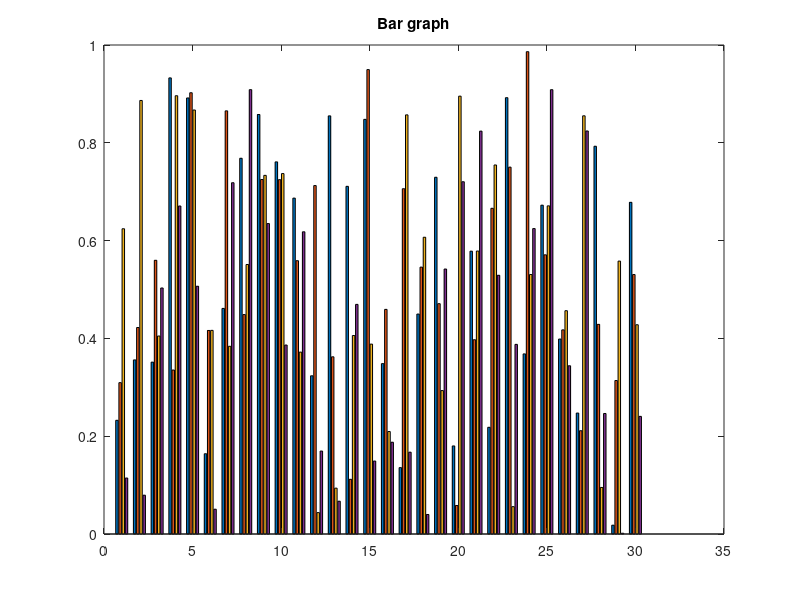
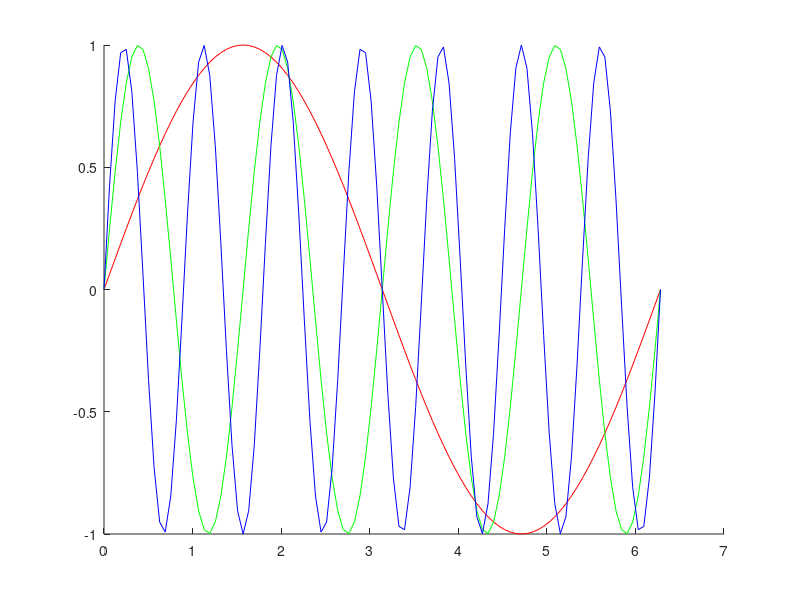
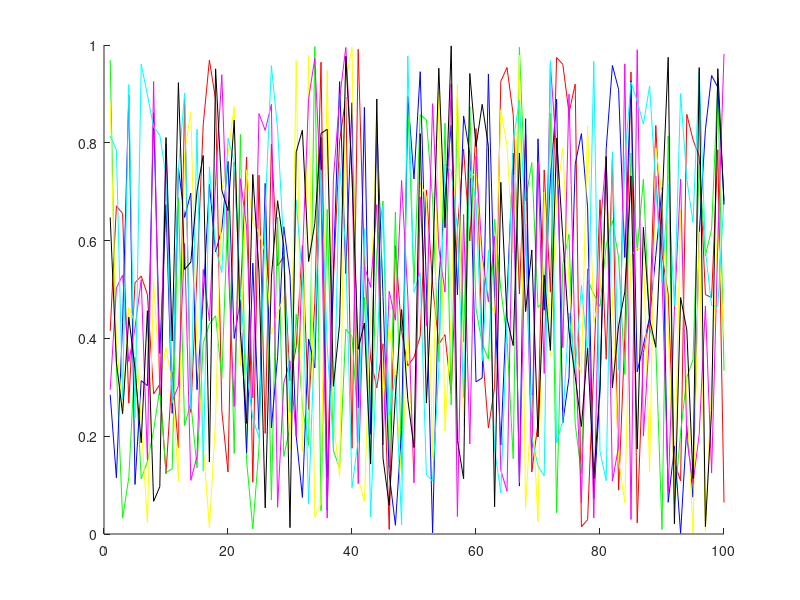

These figures' MATLAB source, in order: (Note: this script raises an error after producing the figures.)
%% Theory examples
% The purpose of this part of the course is to make you familiar with
% - IF statements
% - SWITCH statements
% - FOR loops
% - WHILE loops

%% If-elseif-else statements
% An if statement evaluates an expression, and executes a group of
% statements when the expression is true. An evaluated expression is true
% when the result is nonempty and contains all nonzero elements (logical or
% real numeric). Otherwise the expression is false. The expressions
% containing often relational and logical operators.
z = [3,5];
if z(1) > 2
    z1_gt_2 = 1;
end

% If the statement is false, nothing will happen. If you do want something
% to happen, use else. The else statements are executed only when previous
% expressions in the IF block are false.
if z(1) > 4;
    z1_gt_4 = 1;
else
    z1_gt_4 = 0;
end

% To check for more expressions, use elseif. It is possible to include
% multiple elseif statements in an if block. When one expression is
% verified, the statements associated with it are executed and the if-block
% does not continue verifying the rest of the expressions.
if z(1) > 3;
    z1_gt_3 = 1;
elseif z(2) > 4;
    z2_gt_4 = 1;
else
    z1_gt_3 = 0;
    z2_gt_4 = 0;
end

% More examples using the if-construct.
B = -10;
if B < 0
    disp('B is less than 0');
end

% Here is a code that checks the age of a person:
age = 17;
if age <= 18;
    disp('Person is 18 or younger');
else
    disp('Person is older than 18');
end

% If you want to test for more age ranges; e.g. 18 or younger,
% 19 to 21, and 22 and over you can include an elseif construcion.
age = 17;
if age <= 18;
    disp('Person is 18 or younger');
elseif age < 22;
    disp('Person is between 19 and 21');
else
    disp('Person is older than 21');
end

% Find the lowest number using the if structure
A = 237; B = 53; C = 94;
if (A < B) && (A < C)
    Result = A;
elseif (B < A) && (B < C)
    Result = B;
else
    Result = C;
end

%% Switch-case-otherwise statement
% A switch block conditionally executes one set of statements from several
% choices. Each choice is a case.

% Numeric expressions
time = 0:0.1:2*pi;
signal = [sin(time);cos(time);2*sin(time)];
n_signal = 1;   % signal number
switch n_signal
    case 1
        out_sig = signal(1,:);
    case 2
        out_sig = signal(2,:);
    case 3
        out_sig = signal(3,:);
    otherwise
        out_sig = [];
end

% String expressions
X = rand(30,4);
plottype = 'bar';
switch plottype
    case '2Dline'
        plot(X)
        title('2D line graph')
    case 'box'
        boxplot(X)
        title('Box plot')
    case 'bar'
        bar(X)
        title('Bar graph')
    otherwise
        warning('Unexpected plot type');
end

% Cell array case expression
month = 10;
switch month
    case {12, 1, 2}
        disp([num2str(month) ' is a winter month'])
    case {3, 4, 5}
        disp([num2str(month) ' is a spring month'])
    case {6, 7 , 8}
        disp([num2str(month) ' is a summer month'])
    case {9, 10, 11}
        disp([num2str(month) ' is a fall month'])
    otherwise
        disp([num2str(month) ' is not a valid month'])
end

Month = 'Jan';
switch Month
    case {'Dec','Jan','Feb'}
        disp([num2str(Month) ' is a winter month'])
    case {'Mar','Apr','May'}
        disp([num2str(Month) ' is a spring month'])
    case {'Jun','Jul','Aug'}
        disp([num2str(Month) ' is a summer month'])
    case {'Sep','Oct','Nov'}
        disp([num2str(Month) ' is a autumn month'])
    otherwise
        disp([num2str(Month) ' is not a valid month'])
end

%% For loop
% In this for loop i is increased by 1 every step until 10
for i = 1:10
    step = i;
end

% In this for-loop the index is increased by 1 for every step so
% index = 3, 4, 5, 6
for index = 3:6
    H = index*2;
    disp(H)
end

% For statements can also be very useful if you want to do the same
% calculations over different files.
for k = 1:5
    file = ['subject' num2str(k) '.mat'];
end

% Fibonacci
% Initialize the first two values
f(1) = 0; f(2) = 1;
% Create the first 30 Fibonacci numbers
for i = 3:30
    % Perform the sum of terms accordingly
    f(i) = f(i-1) + f(i-2);
end

% Row: Tn = sum_j=1 till n (-1)^j-1*1/j
n = 10;
sign = -1;
a = 0;
for j = 1:n
    sign = -sign;
    a = a + sign.*1./j;
end
Tn = a;

% Instead of increasing the increment every step by 1 you can define the
% stepsize. This example increases the index value by 3 for every step.
for index = 3:3:12
    H = index*2;
    disp(H)
end


y = [1,5,4,5,6; 7,6,2,1,4; 5,8,1,3,9; 8,5,4,2,7];% Example matrix
av_coly = mean(y,1);    % average column value of matrix y
% If you want compute the average value of a column for every second
% column. Note that the index j is used to define the subscript indices of
% the variable av_coly2
for j = 1:2:4
    av_coly2(j) = mean(y(:,j));
end
% For large samples, you first want to know the matrix size
nrow = size(y,1);
for i = 1:2:nrow
    av_rowy2(i) = mean(y(i,:));
end

% Figure with different sine functions with an increment size of 3
x = 2*pi*(0:0.01:1);
figure, hold on
colors = {'r','g','b','y','m','c','k'}; % line color
i = 1;                  % start index color
for a = 1:3:9
    plot(x, sin(a*x),'color',colors{i})
    i = i + 1;          % updat index color
end

% Figure with different line colors using a cell construct to define the
% steps of the for-loop
figure, hold on
for colors = {'r','g','b','y','m','c','k'}; % line color
    b = rand([100,1]);
    plot(b, 'Color',colors{1})
end

% The steps of this for-loop are defined by the matrix x
for x = [4 7 2 -4 10]
    y = x^2 + x;
    disp('Current value of y:')
    disp(y)
end

% Nested for loop
% Define the dimensions of a matrix
nr = 4; % number of rows
nc = 3; % number of columns
p = 1;  % start value
A=zeros(nr,nc);
for r=1:nr
    for c=1:nc
        A(r,c) = p;
        p = p+1;
    end
end

%% Avoid for loops
y=randn(500,500);

% Solution with for loop
tic
[row,col,v] = find(y>0);
y(row,col)=0;
for i = 1:size(row);
    y(row(i),col(i))=0;
end
toc % Elapsed time is 13.703791 seconds.

% Solution with logical indexing
tic
y(y>0)=0;
toc % Elapsed time is 0.005004 seconds.

%% Combining for loops with if and/or switch statements
C = [7,12,9,18,14,6];
for i = 1:length(C)
    if C(i) <= 10
        D(i) = 1;
    elseif C(i) <= 15;
        D(i) = 2;
    else
        D(i) = 3;
    end % if statement
end % for loop

%% While loops
% A simple example of a while loop is to find the first integer n for which
% its factorial is a three-digit number.
n = 1;          % initial n value
nFactorial = 1; % initial factorial number
while nFactorial < 1e3
    nFactorial = nFactorial * n;
    disp('Current value of nFactorial:')
    disp(nFactorial)
    n = n + 1; 	% update n value
end
n_Factorial = n - 1; % Factorial of n

% Make a m-script which divide an arbitrary number x by 2 till the new
% obtained number is smaller than 2. The output of the script is a number p
% that represents how often the number x is divided by 2 and the value q
% that is left when the number x is divided by 2, p times.
x = 49;
p = 0;
while x > 2
    p = p + 1;  % update p
    q(p) = x/2;
    x = q(p);
end

% Recurrent formula
x = 0:0.001:2;
y = zeros(size(x));
y(1) = 1;
i = 1;
while(i < length(x))
    y(i+1) = y(i) + h*(x(i)-abs(y(i)));
    i = i + 1;
end
plot(x,y)

% Nested while-loop
nr = 4; % number of rows
nc = 3; % number of columns
i = 1;  % set start integer i
j = 1;  % set start integer j
while i<=nr
    while j<=nc
        H(i,j) = i+j;
        j = j+1;  % update j value
    end    % end inner loop
    j = 1;         % set j back to 1
    i = i + 1;     % update i value
end         % end outer loop

%% Continue
% The continue statement passes control to the next iteration of the for or
% while loop in which it appears, skipping any remaining statements in the
% body of the loop.
B = [3, 5, 7, 0, 20];
ProductB = 1;
for i = 1:length(B)
    if B(i) == 0 % When B(i) equals to zero, it skips the statement ProductB = ProductB * B(i)
        continue;
    end
    ProductB = ProductB * B(i);
end

% However, the continue statement is rarely needed and its use should be
% avoided. For example the previous code example could be written as
B = [3,5, 7, 0, 20];
for i = 1:length(B)
    if B(i) ~= 0
        ProductB = ProductB * B(i);
    end
end

%% Break
% The break statement terminates the execution of a for or while loop
% before all predefined conditions are met. The remaining statements in the
% loop that appear after the break statement are not executed.
b = 0;
while 1
    b = b + 1;
    if b > 5
        break;
    end
end
